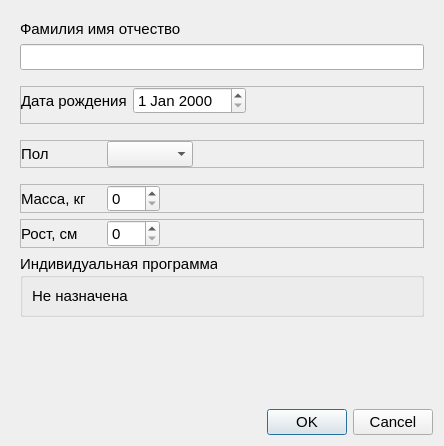
<?xml version="1.0" encoding="UTF-8"?>
<ui version="4.0">
 <class>PatientKardDialog</class>
 <widget class="QDialog" name="PatientKardDialog">
  <property name="windowModality">
   <enum>Qt::WindowModal</enum>
  </property>
  <property name="geometry">
   <rect>
    <x>0</x>
    <y>0</y>
    <width>444</width>
    <height>446</height>
   </rect>
  </property>
  <property name="font">
   <font>
    <pointsize>11</pointsize>
   </font>
  </property>
  <property name="windowTitle">
   <string>Карточка пациента</string>
  </property>
  <layout class="QVBoxLayout" name="verticalLayout">
   <item>
    <widget class="QWidget" name="widget" native="true">
     <layout class="QVBoxLayout" name="verticalLayout_2">
      <item>
       <widget class="QLabel" name="lblFIO">
        <property name="text">
         <string>Фамилия имя отчество</string>
        </property>
       </widget>
      </item>
      <item>
       <widget class="QLineEdit" name="edFIO"/>
      </item>
      <item>
       <spacer name="verticalSpacer_2">
        <property name="orientation">
         <enum>Qt::Vertical</enum>
        </property>
        <property name="sizeType">
         <enum>QSizePolicy::Fixed</enum>
        </property>
        <property name="sizeHint" stdset="0">
         <size>
          <width>20</width>
          <height>10</height>
         </size>
        </property>
       </spacer>
      </item>
      <item>
       <widget class="QFrame" name="frBorn">
        <property name="frameShape">
         <enum>QFrame::StyledPanel</enum>
        </property>
        <property name="frameShadow">
         <enum>QFrame::Raised</enum>
        </property>
        <layout class="QHBoxLayout" name="horizontalLayout_4">
         <property name="leftMargin">
          <number>0</number>
         </property>
         <property name="topMargin">
          <number>0</number>
         </property>
         <property name="rightMargin">
          <number>0</number>
         </property>
         <item>
          <widget class="QLabel" name="lblBorn">
           <property name="text">
            <string>Дата рождения</string>
           </property>
          </widget>
         </item>
         <item>
          <widget class="QDateEdit" name="edBorn"/>
         </item>
         <item>
          <spacer name="horizontalSpacer_4">
           <property name="orientation">
            <enum>Qt::Horizontal</enum>
           </property>
           <property name="sizeHint" stdset="0">
            <size>
             <width>40</width>
             <height>20</height>
            </size>
           </property>
          </spacer>
         </item>
        </layout>
       </widget>
      </item>
      <item>
       <spacer name="verticalSpacer_3">
        <property name="orientation">
         <enum>Qt::Vertical</enum>
        </property>
        <property name="sizeType">
         <enum>QSizePolicy::Fixed</enum>
        </property>
        <property name="sizeHint" stdset="0">
         <size>
          <width>20</width>
          <height>10</height>
         </size>
        </property>
       </spacer>
      </item>
      <item>
       <widget class="QFrame" name="frSex">
        <property name="frameShape">
         <enum>QFrame::StyledPanel</enum>
        </property>
        <property name="frameShadow">
         <enum>QFrame::Raised</enum>
        </property>
        <layout class="QHBoxLayout" name="horizontalLayout">
         <property name="spacing">
          <number>6</number>
         </property>
         <property name="leftMargin">
          <number>0</number>
         </property>
         <property name="topMargin">
          <number>0</number>
         </property>
         <property name="rightMargin">
          <number>0</number>
         </property>
         <property name="bottomMargin">
          <number>0</number>
         </property>
         <item>
          <widget class="QLabel" name="lblSex">
           <property name="minimumSize">
            <size>
             <width>80</width>
             <height>0</height>
            </size>
           </property>
           <property name="text">
            <string>Пол</string>
           </property>
          </widget>
         </item>
         <item>
          <widget class="QComboBox" name="cbSex"/>
         </item>
         <item>
          <spacer name="horizontalSpacer">
           <property name="orientation">
            <enum>Qt::Horizontal</enum>
           </property>
           <property name="sizeHint" stdset="0">
            <size>
             <width>40</width>
             <height>20</height>
            </size>
           </property>
          </spacer>
         </item>
        </layout>
       </widget>
      </item>
      <item>
       <spacer name="verticalSpacer_4">
        <property name="orientation">
         <enum>Qt::Vertical</enum>
        </property>
        <property name="sizeType">
         <enum>QSizePolicy::Fixed</enum>
        </property>
        <property name="sizeHint" stdset="0">
         <size>
          <width>20</width>
          <height>10</height>
         </size>
        </property>
       </spacer>
      </item>
      <item>
       <widget class="QFrame" name="frWeight">
        <property name="frameShape">
         <enum>QFrame::StyledPanel</enum>
        </property>
        <property name="frameShadow">
         <enum>QFrame::Raised</enum>
        </property>
        <layout class="QHBoxLayout" name="horizontalLayout_2">
         <property name="leftMargin">
          <number>0</number>
         </property>
         <property name="topMargin">
          <number>0</number>
         </property>
         <property name="rightMargin">
          <number>0</number>
         </property>
         <property name="bottomMargin">
          <number>0</number>
         </property>
         <item>
          <widget class="QLabel" name="lblWeight">
           <property name="minimumSize">
            <size>
             <width>80</width>
             <height>0</height>
            </size>
           </property>
           <property name="text">
            <string>Масса, кг</string>
           </property>
          </widget>
         </item>
         <item>
          <widget class="QSpinBox" name="edWeight">
           <property name="maximum">
            <number>500</number>
           </property>
           <property name="singleStep">
            <number>10</number>
           </property>
          </widget>
         </item>
         <item>
          <spacer name="horizontalSpacer_2">
           <property name="orientation">
            <enum>Qt::Horizontal</enum>
           </property>
           <property name="sizeHint" stdset="0">
            <size>
             <width>40</width>
             <height>20</height>
            </size>
           </property>
          </spacer>
         </item>
        </layout>
       </widget>
      </item>
      <item>
       <widget class="QFrame" name="frHeight">
        <property name="frameShape">
         <enum>QFrame::StyledPanel</enum>
        </property>
        <property name="frameShadow">
         <enum>QFrame::Raised</enum>
        </property>
        <layout class="QHBoxLayout" name="horizontalLayout_3">
         <property name="leftMargin">
          <number>0</number>
         </property>
         <property name="topMargin">
          <number>0</number>
         </property>
         <property name="rightMargin">
          <number>0</number>
         </property>
         <property name="bottomMargin">
          <number>0</number>
         </property>
         <item>
          <widget class="QLabel" name="lblHeight">
           <property name="minimumSize">
            <size>
             <width>80</width>
             <height>0</height>
            </size>
           </property>
           <property name="text">
            <string>Рост, см</string>
           </property>
          </widget>
         </item>
         <item>
          <widget class="QSpinBox" name="edHeight">
           <property name="maximum">
            <number>300</number>
           </property>
           <property name="singleStep">
            <number>10</number>
           </property>
          </widget>
         </item>
         <item>
          <spacer name="horizontalSpacer_3">
           <property name="orientation">
            <enum>Qt::Horizontal</enum>
           </property>
           <property name="sizeHint" stdset="0">
            <size>
             <width>40</width>
             <height>20</height>
            </size>
           </property>
          </spacer>
         </item>
        </layout>
       </widget>
      </item>
      <item>
       <widget class="QGroupBox" name="gbPP">
        <property name="title">
         <string>Индивидуальная программа</string>
        </property>
        <layout class="QHBoxLayout" name="horizontalLayout_5">
         <item>
          <widget class="QLabel" name="lblPP">
           <property name="text">
            <string>Не назначена</string>
           </property>
          </widget>
         </item>
         <item>
          <widget class="QLabel" name="lblPPPic">
           <property name="sizePolicy">
            <sizepolicy hsizetype="Fixed" vsizetype="Fixed">
             <horstretch>0</horstretch>
             <verstretch>0</verstretch>
            </sizepolicy>
           </property>
           <property name="text">
            <string/>
           </property>
          </widget>
         </item>
        </layout>
       </widget>
      </item>
      <item>
       <spacer name="verticalSpacer">
        <property name="orientation">
         <enum>Qt::Vertical</enum>
        </property>
        <property name="sizeHint" stdset="0">
         <size>
          <width>20</width>
          <height>40</height>
         </size>
        </property>
       </spacer>
      </item>
     </layout>
    </widget>
   </item>
   <item>
    <widget class="QDialogButtonBox" name="buttonBox">
     <property name="orientation">
      <enum>Qt::Horizontal</enum>
     </property>
     <property name="standardButtons">
      <set>QDialogButtonBox::Cancel|QDialogButtonBox::Ok</set>
     </property>
    </widget>
   </item>
  </layout>
 </widget>
 <resources/>
 <connections>
  <connection>
   <sender>buttonBox</sender>
   <signal>accepted()</signal>
   <receiver>PatientKardDialog</receiver>
   <slot>accept()</slot>
   <hints>
    <hint type="sourcelabel">
     <x>248</x>
     <y>254</y>
    </hint>
    <hint type="destinationlabel">
     <x>157</x>
     <y>274</y>
    </hint>
   </hints>
  </connection>
  <connection>
   <sender>buttonBox</sender>
   <signal>rejected()</signal>
   <receiver>PatientKardDialog</receiver>
   <slot>reject()</slot>
   <hints>
    <hint type="sourcelabel">
     <x>316</x>
     <y>260</y>
    </hint>
    <hint type="destinationlabel">
     <x>286</x>
     <y>274</y>
    </hint>
   </hints>
  </connection>
 </connections>
</ui>
